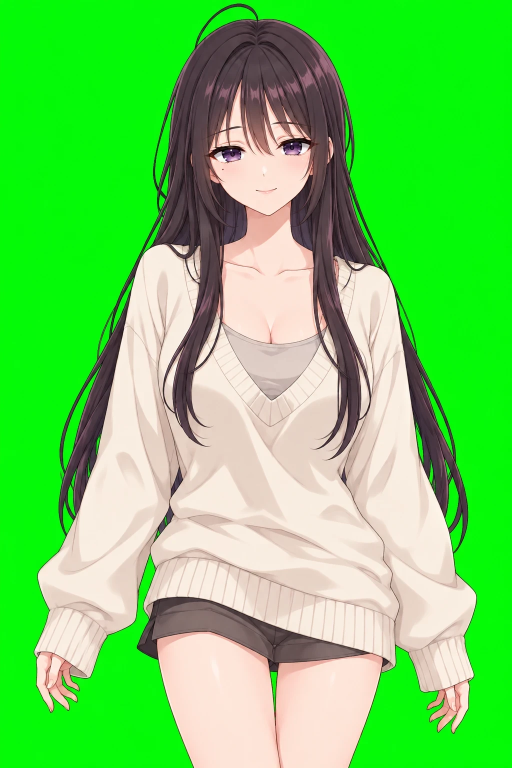
#> input picture art/heroine/base_source.webp, 1024 x 1536 px (shown at 1/2 size)
$ python cutout.py ../../art/heroine/base_source.webp
#> lines starting #> are read from the running program, lines starting #| are printed output that depends on the picture; after the words box and inside, x2 and y2 are one past the last pixel; in counts of white or black regions, pixels touching at a corner belong together
"""Cut a character out of a plain background: a chroma color (green), another
flat color (white, ...) or a gray checkerboard painted into the image (image
generators often draw one instead of real transparency).

 - chroma: a strongly colored background (#00ff00) is removed wherever it
   shows, also between hair strands. Alpha comes from how much of the key
   color a pixel holds, which is then taken back out of it (no green fringe).
   Specks are dropped.
For the others only background connected to the image's top, left and right
edges is removed, so white or gray parts inside the outline (eye whites, a
white blouse, a gray top) survive, and only the character's own connected
shape is kept:
 - flat: edge pixels get partial alpha from their distance to the background
   color, and its tint is taken back out of them
 - checker: the background is any neutral gray in the checker's range, and
   gray pockets enclosed by the outline that show both checker shades; the
   outline is pulled in by a pixel so no gray is left on the edge, and the
   shrink to device size smooths it again

usage: python tools/rig/cutout.py art/heroine/base.png [--out cut.png] [--bg #00ff00] [--bottom]
       (--bottom: flat and checker backgrounds touching the bottom edge go too)
       writes <name>_cut.png (RGBA) and <name>_check.png: the cut-out over a
       checkerboard, a dark and a light color, full size and at device size.
"""
import argparse
import os
import sys

from PIL import Image, ImageChops, ImageDraw, ImageFilter

LOW, HIGH = 28, 90  # flat: color distance below LOW is background, above HIGH solid
KEY_SAT = 100       # chroma: a background whose channels spread this much is a key color
KEY_DEAD = 16       # chroma: key color excess up to this is the character's own
SPECK = 40          # chroma: smaller separate bits are noise, px
GRAY_SAT = 22       # checker: HSV saturation at most this is a gray
CHECK_TOL = 14      # checker: luminance within this of a level is that level
DEVICE_H = 240      # device screen height, px: the sprite will be about this tall


def border(img):
    w, h = img.size
    px = img.load()
    ring = [px[x, 0] for x in range(w)] + [px[x, h - 1] for x in range(w)]
    return ring + [px[0, y] for y in range(h)] + [px[w - 1, y] for y in range(h)]


def detect(img):
    """('chroma' | 'flat', median color) or ('checker', (dark, light)) gray levels."""
    ring = border(img)
    median = tuple(sorted(c[i] for c in ring)[len(ring) // 2] for i in range(3))
    if max(median) - min(median) >= KEY_SAT:
        return "chroma", median
    gray = [c for c in ring if max(c) - min(c) <= 10]
    values = sorted(sum(c) // 3 for c in gray)
    if len(gray) > 0.9 * len(ring) and values[len(values) * 9 // 10] - values[len(values) // 10] > 40:
        mid = (values[len(values) // 10] + values[len(values) * 9 // 10]) // 2
        dark, light = [v for v in values if v < mid], [v for v in values if v >= mid]
        return "checker", (dark[len(dark) // 2], light[len(light) // 2])
    return "flat", median


def regions(size, inside):
    """Connected areas (4-neighbour) of the pixels where inside(x, y) holds, as pixel lists."""
    w, h = size
    seen = bytearray(w * h)
    for sy in range(h):
        for sx in range(w):
            if seen[sy * w + sx] or not inside(sx, sy):
                continue
            region, todo = [], [(sx, sy)]
            seen[sy * w + sx] = 1
            while todo:
                x, y = todo.pop()
                region.append((x, y))
                for nx, ny in ((x + 1, y), (x - 1, y), (x, y + 1), (x, y - 1)):
                    if 0 <= nx < w and 0 <= ny < h and not seen[ny * w + nx] and inside(nx, ny):
                        seen[ny * w + nx] = 1
                        todo.append((nx, ny))
            yield region


# ---- chroma key ----

def cut_chroma(img, key):
    k = key.index(max(key))
    others = [i for i in range(3) if i != k]
    full = key[k] - max(key[i] for i in others)  # the key's own excess
    w, h = img.size
    src = img.load()
    rgba = Image.new("RGBA", img.size)
    dst = rgba.load()
    for y in range(h):
        for x in range(w):
            c = src[x, y]
            excess = c[k] - max(c[i] for i in others)
            if excess <= KEY_DEAD:
                # Solid, but its line art may carry a hint of the key: no channel above the rest
                u = list(c)
                u[k] = min(u[k], max(u[i] for i in others))
                dst[x, y] = (u[0], u[1], u[2], 255)
                continue
            a = 1 - min(1.0, (excess - KEY_DEAD) / (full - KEY_DEAD))
            if a < 0.04:
                continue
            # Unmix the key (observed = a * color + (1 - a) * key), then no channel above the rest
            u = [min(255, max(0, round((c[i] - (1 - a) * key[i]) / a))) for i in range(3)]
            u[k] = min(u[k], max(u[i] for i in others))
            dst[x, y] = (u[0], u[1], u[2], round(a * 255))
    alpha = rgba.getchannel("A").load()
    for region in regions(img.size, lambda x, y: alpha[x, y] > 0):
        if len(region) < SPECK:
            for x, y in region:
                dst[x, y] = (0, 0, 0, 0)
    return rgba


# ---- flat color and checkerboard: background reachable from the edges ----

# [93 lines left out: functions distance, outside, character, cut_flat, checker_like, pockets and 1 more, not called in this run]


# ---- review sheet ----

def checkerboard(size, cell=16):
    img = Image.new("RGB", size, (200, 200, 200))
    d = ImageDraw.Draw(img)
    for y in range(0, size[1], cell):
        for x in range((y // cell) % 2 * cell, size[0], 2 * cell):
            d.rectangle([x, y, x + cell - 1, y + cell - 1], fill=(150, 150, 150))
    return img


def shrink(rgba, size):
    """Resize with premultiplied alpha, so no background bleeds into the edges."""
    return rgba.convert("RGBa").resize(size, Image.LANCZOS).convert("RGBA")


def check_sheet(rgba):
    """The cut-out over checker / dark / light, then the same at device size."""
    w, h = rgba.size
    backs = [checkerboard((w, h)), Image.new("RGB", (w, h), (24, 26, 48)), Image.new("RGB", (w, h), (250, 236, 220))]
    small_w = round(w * DEVICE_H / h)
    small_rgba = shrink(rgba, (small_w, DEVICE_H))
    big = Image.new("RGB", (w * 3, h))
    small = Image.new("RGB", (small_w * 3, DEVICE_H))
    for i, back in enumerate(backs):
        b = back.copy()
        b.paste(rgba, (0, 0), rgba)
        big.paste(b, (i * w, 0))
        s = back.resize((small_w, DEVICE_H))
        s.paste(small_rgba, (0, 0), small_rgba)
        small.paste(s, (i * small_w, 0))
    zoom = small.resize((small.width * 3, DEVICE_H * 3), Image.NEAREST)  # device pixels, 3x
    sheet = Image.new("RGB", (max(big.width, zoom.width), big.height + DEVICE_H + zoom.height + 16), (255, 255, 255))
    sheet.paste(big, (0, 0))
    sheet.paste(small, (0, big.height + 8))
    sheet.paste(zoom, (0, big.height + DEVICE_H + 16))
    return sheet


def cut(image, out=None, bg=None, bottom=False):
    """Writes <out or image name>_cut.png and _check.png; bg "#rrggbb" or detected."""
    img = Image.open(image).convert("RGB")
    if bg:
        color = tuple(int(bg[i:i + 2], 16) for i in (1, 3, 5))
        mode, info = ("chroma" if max(color) - min(color) >= KEY_SAT else "flat"), color
    else:
        mode, info = detect(img)
    if mode == "chroma":
        rgba = cut_chroma(img, info)
    elif mode == "checker":
        rgba = cut_checker(img, *info, bottom)
    else:
        rgba = cut_flat(img, info, bottom)
    base = os.path.splitext(out or image)[0].removesuffix("_cut")
    rgba.save(base + "_cut.png")
    check_sheet(rgba).save(base + "_check.png")
    what = f"checkerboard, grays {info[0]} and {info[1]}" if mode == "checker" else f"{mode} #%02x%02x%02x" % info
    print(f"{image}: {img.size[0]}x{img.size[1]}, background {what}, character box {rgba.getbbox()}")
    print(f"wrote {base}_cut.png and {base}_check.png")


def main():
    ap = argparse.ArgumentParser(description="cut a character out of a plain background")
    ap.add_argument("image")
    ap.add_argument("--out", help="RGBA output (default <name>_cut.png)")
    ap.add_argument("--bg", help="background color #rrggbb (default: detected)")
    ap.add_argument("--bottom", action="store_true", help="also remove background touching the bottom edge")
    args = ap.parse_args()
    cut(args.image, args.out, args.bg, args.bottom)
#> in cut, img is the input picture: PIL image 1024x1536 RGB; mean R, G, B 108.1, 210.6, 94.5
#> in border, `ring = [px[x, 0] for x in range(w)] + [px[x, h - 1] for x in range(w)]`: ring = 2048 items, first 6: (11, 248, 9), (11, 248, 9), (10, 249, 9), (8, 250, 9), (7, 251, 9), (7, 251, 9)
#> in detect, `ring = border(img)`: ring = 5120 items, first 6: (11, 248, 9), (11, 248, 9), (10, 249, 9), (8, 250, 9), (7, 251, 9), (7, 251, 9)
#> in detect, `median = tuple(sorted(c[i] for c in ring)[len(ring) // 2] for i in ran..`: median = (4, 250, 7)
#> in cut, `mode, info = detect(img)`: mode = 'chroma'; info = (4, 250, 7)
#> in cut_chroma, `k = key.index(max(key))`: k = 1
#> in cut_chroma, `others = [i for i in range(3) if i != k]`: others = [0, 2]
#> in cut_chroma, `full = key[k] - max(key[i] for i in others)  # the key's own excess`: full = 243
#> in cut_chroma, `rgba = Image.new("RGBA", img.size)`: rgba: PIL image 1024x1536 RGBA; every value is 0
#> the loop in cut_chroma, `for region in regions(img.size, lambda x, y: alpha[x, y] > 0):` made 8 passes
#> region on passes 1, 4, 5, 6, 7, 8: [(478, 0), (479, 0), (480, 0), (481, 0)], [(401, 49)], [(393, 57)], [(854, 738), (854, 739)], [(886, 857)], [(328, 1403), (329, 1403), (329, 1404)]
#> in checkerboard, `img = Image.new("RGB", size, (200, 200, 200))`: img: PIL image 1024x1536 RGB; every value is 200
#> in shrink, `return rgba.convert("RGBa").resize(size, Image.LANCZOS).convert("RGBA")`:
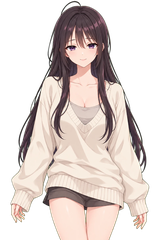
#> returned value: PIL image 160x240 RGBA; mean R, G, B, A 109.4, 98.7, 93.9, 137.9; transparent parts drawn white
#> in check_sheet, `big = Image.new("RGB", (w * 3, h))`: big: PIL image 3072x1536 RGB; every value is 0
#> in check_sheet, `small = Image.new("RGB", (small_w * 3, DEVICE_H))`: small: PIL image 480x240 RGB; every value is 0
#> the loop in check_sheet, `for i, back in enumerate(backs):` made 3 passes
#> pass 1, in check_sheet, `b = back.copy()`:
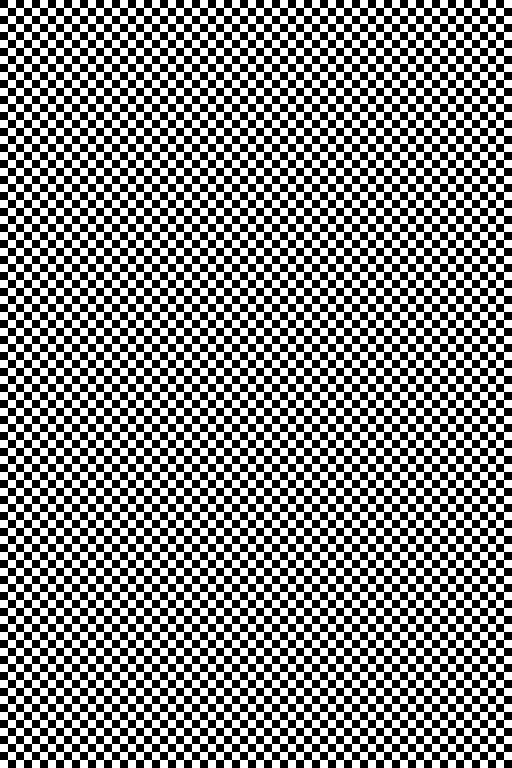
#> b: PIL image 1024x1536 RGB (shown at 1/2 size); values 150 (black) and 200 (white), 50% white; 1 white region, box (x1, y1, x2, y2) and area: (0, 0, 1024, 1536) 786432
#> pass 1, in check_sheet, `s = back.resize((small_w, DEVICE_H))`:
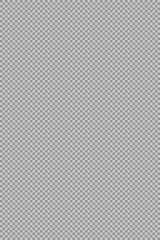
#> s: PIL image 160x240 RGB; min 144, max 206, mean 175
#> after the loop in check_sheet, `for i, back in enumerate(backs):`:
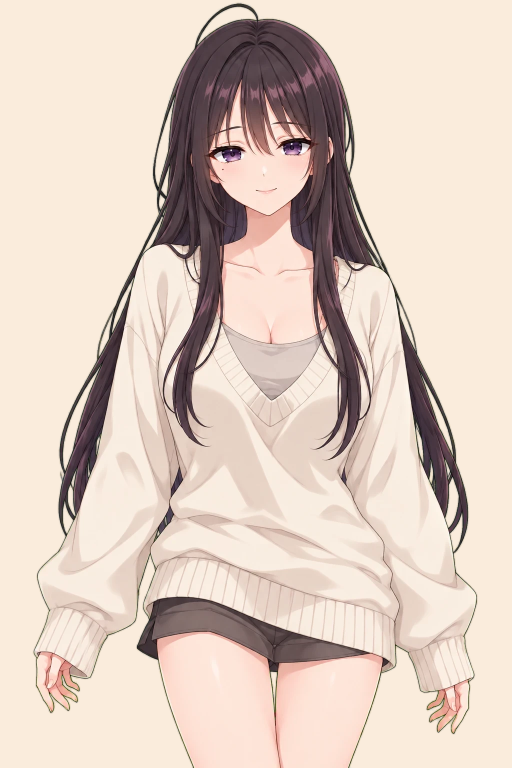
#> b: PIL image 1024x1536 RGB (shown at 1/2 size); mean R, G, B 221, 203.8, 192.2
#> after the loop in check_sheet, `for i, back in enumerate(backs):`:
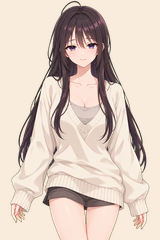
#> s: PIL image 160x240 RGB; mean R, G, B 221, 203.9, 192.2
#> after the loop in check_sheet, `for i, back in enumerate(backs):`:
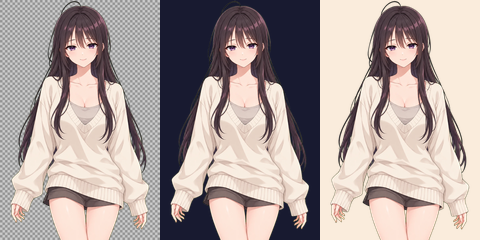
#> small: PIL image 480x240 RGB; mean R, G, B 174.9, 162.4, 159
#> in check_sheet, `sheet = Image.new("RGB", (max(big.width, zoom.width), big.height + DEV..`: sheet: PIL image 3072x2512 RGB; every value is 255
#> in check_sheet, `sheet.paste(zoom, (0, big.height + DEVICE_H + 16))`:
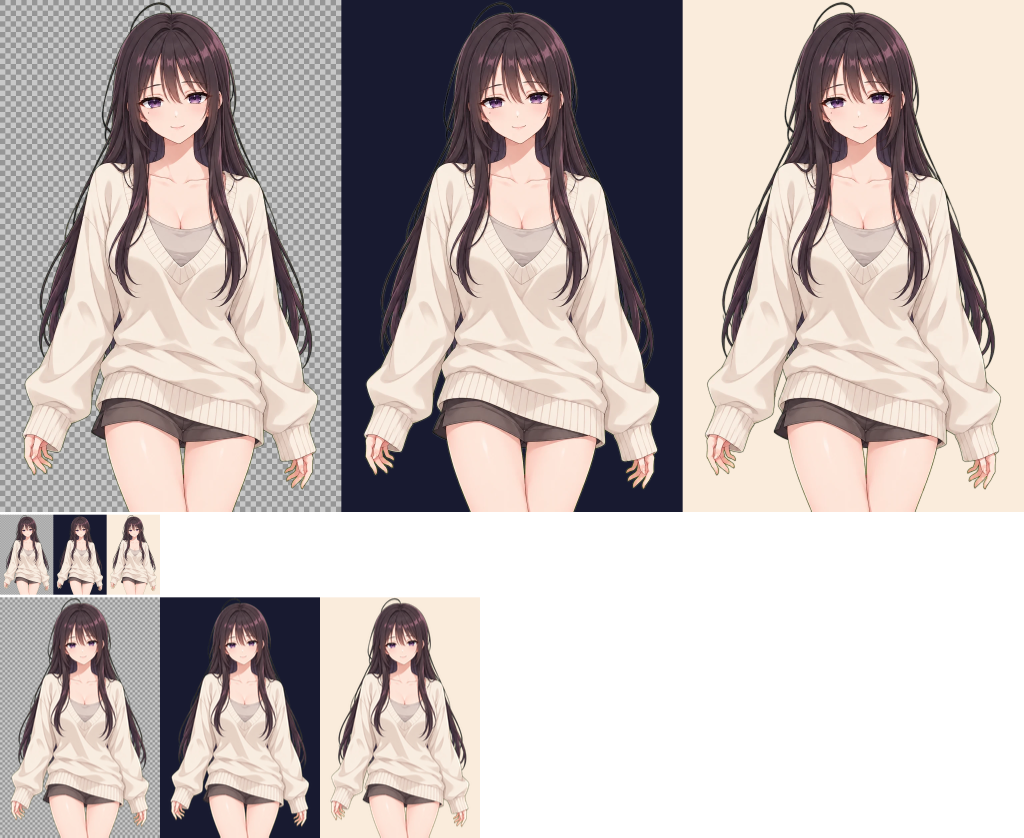
#> sheet: PIL image 3072x2512 RGB (shown at 1/3 size); mean R, G, B 194.1, 184.5, 181.9
#> in cut, `what = f"checkerboard, grays {info[0]} and {info[1]}" if mode == "chec..`: what = 'chroma #04fa07'
#| ../../art/heroine/base_source.webp: 1024x1536, background chroma #04fa07, character box (65, 2, 957, 1536)


if __name__ == "__main__":
    sys.exit(main())
#> (the program exits here)
